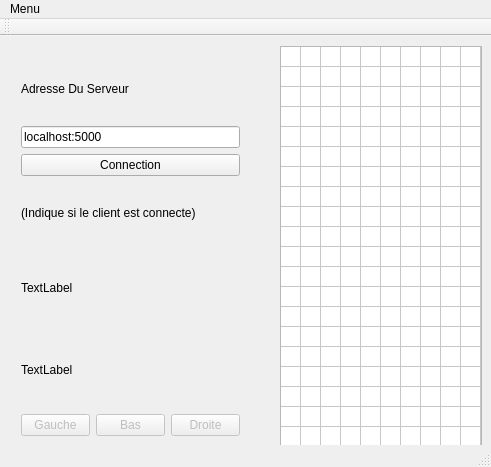
<?xml version="1.0" encoding="UTF-8"?>
<ui version="4.0">
 <class>MainWindow</class>
 <widget class="QMainWindow" name="MainWindow">
  <property name="geometry">
   <rect>
    <x>0</x>
    <y>0</y>
    <width>491</width>
    <height>467</height>
   </rect>
  </property>
  <property name="windowTitle">
   <string>MainWindow</string>
  </property>
  <widget class="QWidget" name="centralWidget">
   <widget class="QTableWidget" name="qtwGrilleDeJeux">
    <property name="geometry">
     <rect>
      <x>280</x>
      <y>10</y>
      <width>202</width>
      <height>402</height>
     </rect>
    </property>
    <property name="sizeAdjustPolicy">
     <enum>QAbstractScrollArea::AdjustToContents</enum>
    </property>
    <property name="autoScroll">
     <bool>true</bool>
    </property>
    <property name="showDropIndicator" stdset="0">
     <bool>true</bool>
    </property>
    <property name="dragDropOverwriteMode">
     <bool>true</bool>
    </property>
    <property name="showGrid">
     <bool>true</bool>
    </property>
    <property name="gridStyle">
     <enum>Qt::SolidLine</enum>
    </property>
    <property name="sortingEnabled">
     <bool>false</bool>
    </property>
    <property name="wordWrap">
     <bool>true</bool>
    </property>
    <property name="cornerButtonEnabled">
     <bool>true</bool>
    </property>
    <property name="rowCount">
     <number>20</number>
    </property>
    <property name="columnCount">
     <number>10</number>
    </property>
    <attribute name="horizontalHeaderVisible">
     <bool>false</bool>
    </attribute>
    <attribute name="horizontalHeaderDefaultSectionSize">
     <number>20</number>
    </attribute>
    <attribute name="horizontalHeaderHighlightSections">
     <bool>true</bool>
    </attribute>
    <attribute name="horizontalHeaderMinimumSectionSize">
     <number>20</number>
    </attribute>
    <attribute name="verticalHeaderVisible">
     <bool>false</bool>
    </attribute>
    <attribute name="verticalHeaderDefaultSectionSize">
     <number>20</number>
    </attribute>
    <attribute name="verticalHeaderMinimumSectionSize">
     <number>20</number>
    </attribute>
    <attribute name="verticalHeaderShowSortIndicator" stdset="0">
     <bool>false</bool>
    </attribute>
    <row/>
    <row/>
    <row/>
    <row/>
    <row/>
    <row/>
    <row/>
    <row/>
    <row/>
    <row/>
    <row/>
    <row/>
    <row/>
    <row/>
    <row/>
    <row/>
    <row/>
    <row/>
    <row/>
    <row/>
    <column/>
    <column/>
    <column/>
    <column/>
    <column/>
    <column/>
    <column/>
    <column/>
    <column/>
    <column/>
   </widget>
   <widget class="QFrame" name="qvfFrameGauche">
    <property name="geometry">
     <rect>
      <x>10</x>
      <y>10</y>
      <width>241</width>
      <height>401</height>
     </rect>
    </property>
    <layout class="QVBoxLayout" name="verticalLayout">
     <item>
      <layout class="QVBoxLayout" name="qvblFenetreSuperieur">
       <item>
        <widget class="QLabel" name="label_4">
         <property name="text">
          <string>Adresse Du Serveur</string>
         </property>
        </widget>
       </item>
       <item>
        <widget class="QLineEdit" name="lineEdit">
         <property name="text">
          <string>localhost:5000</string>
         </property>
        </widget>
       </item>
       <item>
        <widget class="QPushButton" name="boutonConnection">
         <property name="text">
          <string>Connection</string>
         </property>
        </widget>
       </item>
       <item>
        <widget class="QLabel" name="label">
         <property name="text">
          <string>(Indique si le client est connecte)</string>
         </property>
        </widget>
       </item>
      </layout>
     </item>
     <item>
      <layout class="QVBoxLayout" name="qvblFenetreInferieur">
       <item>
        <widget class="QLabel" name="labelPiecesRecu">
         <property name="text">
          <string>TextLabel</string>
         </property>
        </widget>
       </item>
       <item>
        <widget class="QLabel" name="labelScore">
         <property name="text">
          <string>TextLabel</string>
         </property>
        </widget>
       </item>
       <item>
        <layout class="QHBoxLayout" name="horizontalLayout">
         <item>
          <widget class="QPushButton" name="boutonGauche">
           <property name="enabled">
            <bool>false</bool>
           </property>
           <property name="text">
            <string>Gauche</string>
           </property>
          </widget>
         </item>
         <item>
          <widget class="QPushButton" name="boutonBas">
           <property name="enabled">
            <bool>false</bool>
           </property>
           <property name="text">
            <string>Bas</string>
           </property>
          </widget>
         </item>
         <item>
          <widget class="QPushButton" name="boutonDroite">
           <property name="enabled">
            <bool>false</bool>
           </property>
           <property name="text">
            <string>Droite</string>
           </property>
          </widget>
         </item>
        </layout>
       </item>
      </layout>
     </item>
    </layout>
   </widget>
  </widget>
  <widget class="QMenuBar" name="menuBar">
   <property name="geometry">
    <rect>
     <x>0</x>
     <y>0</y>
     <width>491</width>
     <height>21</height>
    </rect>
   </property>
   <widget class="QMenu" name="menuPI3A_Tetris">
    <property name="title">
     <string>Menu</string>
    </property>
    <addaction name="actionNouvelle_Partie"/>
    <addaction name="separator"/>
    <addaction name="actionTest"/>
   </widget>
   <addaction name="menuPI3A_Tetris"/>
  </widget>
  <widget class="QToolBar" name="mainToolBar">
   <attribute name="toolBarArea">
    <enum>TopToolBarArea</enum>
   </attribute>
   <attribute name="toolBarBreak">
    <bool>false</bool>
   </attribute>
  </widget>
  <widget class="QStatusBar" name="statusBar"/>
  <action name="actionTest">
   <property name="text">
    <string>Exit</string>
   </property>
  </action>
  <action name="actionNouvelle_Partie">
   <property name="text">
    <string>Nouvelle Partie</string>
   </property>
  </action>
 </widget>
 <layoutdefault spacing="6" margin="11"/>
 <resources/>
 <connections/>
</ui>
